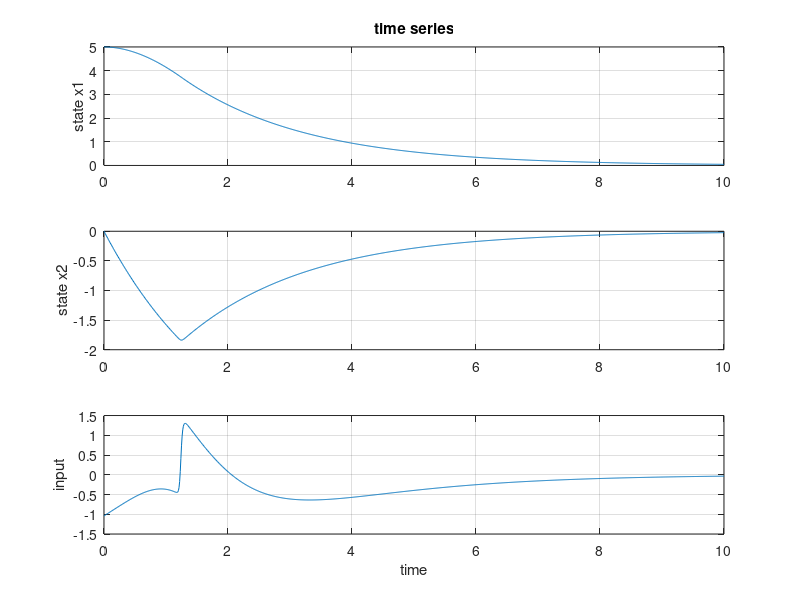
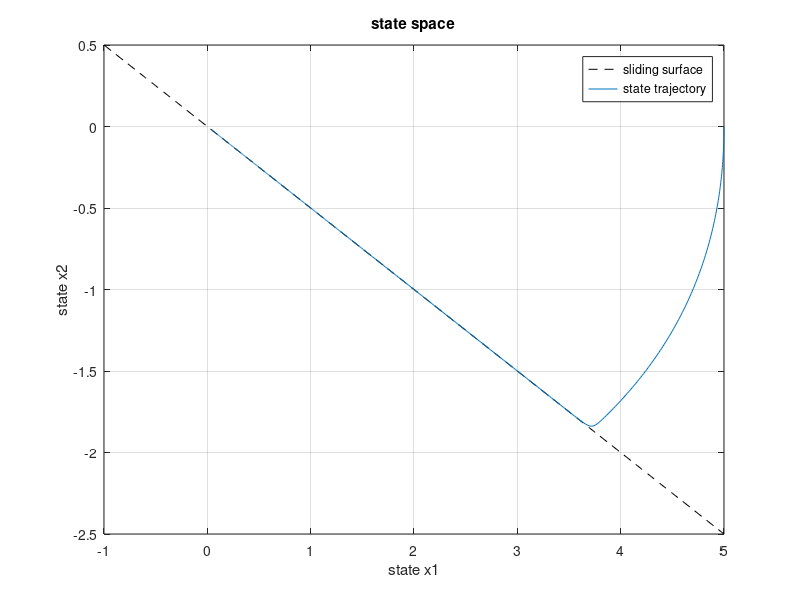

Write MATLAB code to recreate these figures, in order.
clear; 
close all; 
clc;

% サンプリング周期と時間ベクトル
dt = 0.01;
t = 0:dt:10;

% プラントダイナミクス
a = 1.0; b = 1.0;
f = @(x) [ x(2);
           a*sin(x(1)) ];
B = [0;
     b];
F = @(x,u) f(x) + B*u;

% 初期状態
x0 = [5.0; 0.0];

% 切換平面パラメータ
p = [1.0; 2.0];

% 切換平面と符号関数
S   = @(x) p'*x;
alpha = 10;
sig = @(Sval) tanh(alpha*Sval);

% SMCゲイン
K = 2.0;

% 状態・入力の保存用変数
xsmc = zeros(2, length(t));
usmc = zeros(1, length(t));
xsmc(:,1) = x0;

% ===== シミュレーションループ =====
for k = 1:length(t)-1
    % 制御入力
    usmc(k) = -(p'*B)\(p'*f(xsmc(:,k))) - K*sig(S(xsmc(:,k)));
    
    % ---- Runge-Kutta法を展開 ----
    k1 = F(xsmc(:,k), usmc(k));
    k2 = F(xsmc(:,k) + k1*dt/2, usmc(k));
    k3 = F(xsmc(:,k) + k2*dt/2, usmc(k));
    k4 = F(xsmc(:,k) + k3*dt, usmc(k));
    xsmc(:,k+1) = xsmc(:,k) + dt/6 * (k1 + 2*k2 + 2*k3 + k4);
end
usmc(end) = -(p'*B)\(p'*f(xsmc(:,end))) - K*sig(S(xsmc(:,end)));

% ===== プロット =====
figure;
subplot(3,1,1);
plot(t, xsmc(1,:));
ylabel("state x1"); grid on; title("time series");

subplot(3,1,2);
plot(t, xsmc(2,:));
ylabel("state x2"); grid on;

subplot(3,1,3);
plot(t, usmc);
xlabel("time"); ylabel("input"); grid on;

figure;
xx = -1:0.1:5;
plot(xx, -p(1)/p(2)*xx, 'k--', 'DisplayName','sliding surface'); hold on;
plot(xsmc(1,:), xsmc(2,:), 'DisplayName','state trajectory');
xlabel("state x1"); ylabel("state x2");
legend; title("state space"); grid on;
